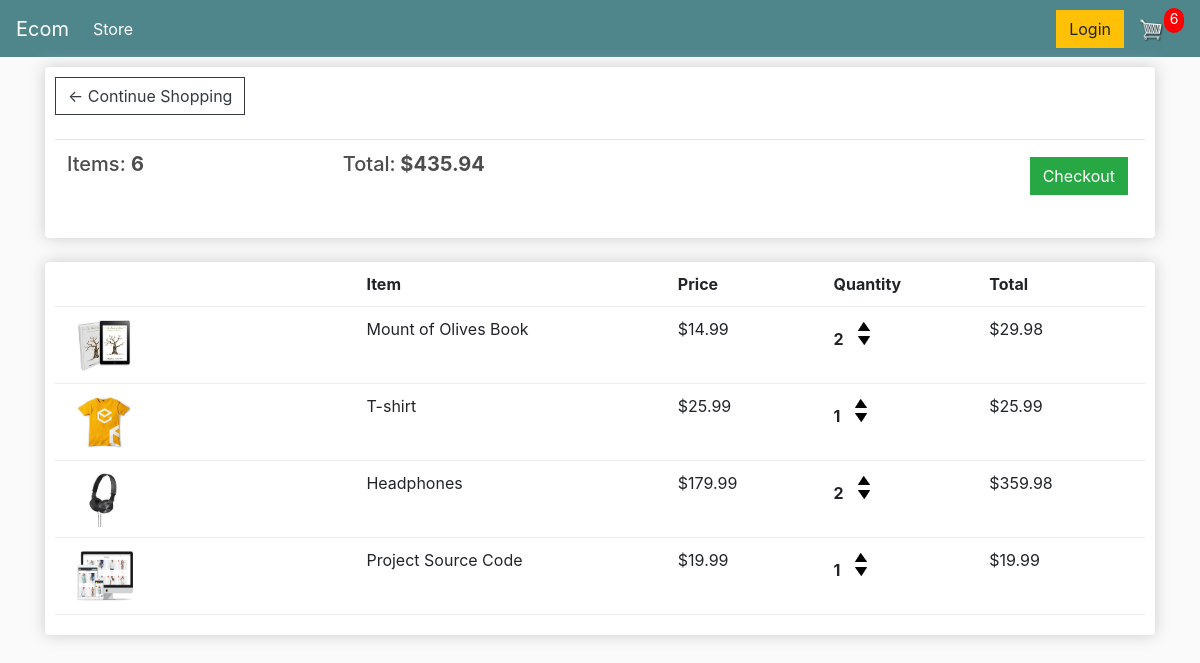
The app's page /cart/ (signed in), older data.
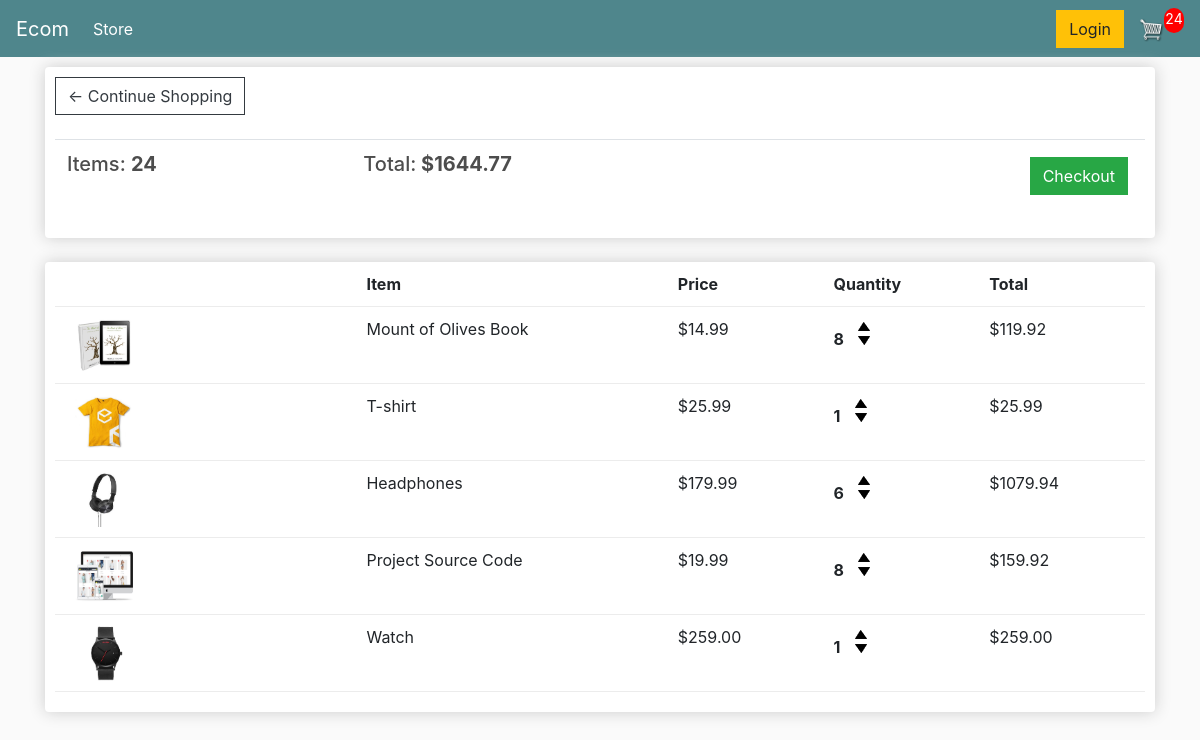
The same page, newer data.
### store/models.py (models this page shows, shortened)
class OrderItem(models.Model):
    product = models.ForeignKey(Product, on_delete=models.SET_NULL, null=True)
    order = models.ForeignKey(Order, on_delete=models.SET_NULL, null=True, related_name="items")
    quantity = models.IntegerField(default=0, null=True, blank=True)
    date_added = models.DateTimeField(auto_now_add=True)
    @property
    def get_total(self):
        total = self.product.price * self.quantity
        return total

class Product(models.Model):
    name = models.CharField(max_length=200)
    price = models.FloatField()
    image = models.ImageField(null=True, blank=True)
    digital = models.BooleanField(default=False, null=True, blank=True)

### store/views.py (the view)
# urls.py: path("cart/",views.cart,name = "cart"),
def cart(request):
    if request.user.is_authenticated:
        customer = request.user.customer
        order, created = Order.objects.get_or_create(customer = customer)
        items = order.items.all()
    else:
        class Ord:
            cart_total_items = 0
            cart_total_price = 0
            shipping = False
        order = Ord()
    context = {
        "items":items,
        "cart_total_price" : order.cart_total_price,
        "cart_total_items":order.cart_total_items,
        "shipping": order.shipping
    }
    return render(request,"store/cart.html",context)

### store/context_processors.py (called while the page is built)
def total_items(request):
    order = Order.objects.get(customer = request.user.customer)
    total_items = order.cart_total_items
    return {
        "total_items":total_items
    }

### store/models.py (called while the page is built)
    @property
    def shipping(self):
        shipping = False
        order_items = self.items.all()
        for item in order_items:
            if not item.product.digital:
                shipping = True
        return shipping

    @property
    def cart_total_price(self):
        return sum(item.get_total for item in self.items.all())

    @property
    def cart_total_items(self):
        return sum(item.quantity for item in self.items.all())

### store/templates/store/cart.html
{% extends 'store/main.html' %}
{% load static %}
{% block content %}
    <div class="row">
        <div class="col-lg-12">
            <div class="box-element">
                <a  class="btn btn-outline-dark" href="{% url 'store' %}">&#x2190; Continue Shopping</a>
                <br>
                <br>
                <table class="table">
                    <tr>
                        <th><h5>Items: <strong>{{cart_total_items}}</strong></h5></th>
                        <th><h5>Total:<strong> ${{cart_total_price|floatformat:2}}</strong></h5></th>
                        <th>
                            <a  style="float:right; margin:5px;" class="btn btn-success" href="{% url 'checkout' %}">Checkout</a>
                        </th>
                    </tr>
                </table>
            </div>
            <br>
        <div class="box-element">
            <div class="cart-row">
                <div style="flex:2"></div>
                <div style="flex:2"><strong>Item</strong></div>
                <div style="flex:1"><strong>Price</strong></div>
                <div style="flex:1"><strong>Quantity</strong></div>
                <div style="flex:1"><strong>Total</strong></div>
            </div>
            {% for item in items %}
                <div class="cart-row">
                    <div style="flex:2"><img class="row-image" src="{{item.product.image.url}}"></div>
                    <div style="flex:2"><p>{{item.product.name}}</p></div>
                    <div style="flex:1"><p>${{item.product.price|floatformat:2}}</p></div>
                    <div style="flex:1">
                        <p class="quantity">{{item.quantity}}</p>
                        <div class="quantity">
                            <img data-product = {{item.product.id}}  data-action="add" class="chg-quantity update-cart" src="{% static  'images/arrow-up.png' %}">
                            <img data-product = {{item.product.id}}  data-action="remove" class="chg-quantity update-cart" src="{% static  'images/arrow-down.png' %}">
                        </div>
                    </div>
                    <div style="flex:1"><p>${{item.get_total|floatformat:2}}</p></div>
                </div>
            {% endfor %}
        </div>
    </div>
{% endblock content %}

### store/templates/store/main.html (shortened to what this page needs)
{% load static %}
<!DOCTYPE html>
<html>
<head>
	<link rel="stylesheet" href="https://stackpath.bootstrapcdn.com/bootstrap/4.4.1/css/bootstrap.min.css">
	<link rel="stylesheet" type="text/css" href="{% static 'css/main.css' %}">
</head>
<body>
  <nav class="navbar navbar-expand-lg navbar-dark bg-dark">
        <a class="navbar-brand" href="{% url 'store' %}">Ecom</a>
        <div class="collapse navbar-collapse" id="navbarSupportedContent">
            <ul class="navbar-nav mr-auto">
            <li class="nav-item active">
                <a class="nav-link" href="{% url 'store' %}">Store <span class="sr-only">(current)</span></a>
            </li>
            </ul>
            <div class="form-inline my-2 my-lg-0">
                <a href="#"class="btn btn-warning">Login</a>
                <a href="{% url 'cart' %}">
                    <img  id="cart-icon" src="{% static 'images/cart.png' %}">
                </a>
                <p id="cart-total">{{total_items}}</p>
            </div>
        </div>
        </nav>
    <div class="container">
        {% block content %}
        {% endblock content %}
    </div>
</body>
</html>

### static/css/main.css (style rules this page uses)
body { background-color: hsl(0, 0%, 98%); }
h1,h2,h3,h4,h5,h6 { color:hsl(0, 0%, 30%); }
.box-element { box-shadow:hsl(0, 0%, 80%) 0 0 16px; background-color: #fff; border-radius: 4px; padding: 10px; }
.bg-dark { background-color: #4f868c!important; }
#cart-icon { width:25px; display: inline-block; margin-left: 15px; }
#cart-total { display: block; text-align: center; color:#fff; background-color: red; width: 20px; height: 25px; border-radius: 13px; font-size: 14px; }
.col-lg-4, .col-lg-6, .col-lg-8, .col-lg-12 { margin-top: 10px; }
.btn { border-radius: 0; }
.row-image { width: 100px; }
.cart-row { display: flex; align-items: flex-stretch; padding-bottom: 10px; margin-bottom: 10px; border-bottom: 1px solid #ececec; }
.quantity { display: inline-block; font-weight: 700; padding-right:10px; }
.chg-quantity { width: 12px; cursor: pointer; display: block; margin-top: 5px; transition:.1s; }

Row changes from the older to the newer data that the page shows:
changed OrderItem "Mount of Olives Book": quantity "2" → "8"; get_total "29.98" → "119.92"
changed OrderItem "Headphones": quantity "2" → "6"; get_total "359.98" → "1079.94"
changed OrderItem "Project Source Code": quantity "1" → "8"; get_total "19.99" → "159.92"
added OrderItem: product.image (picture), product.name "Watch", product.price "259.00", quantity "1", get_total "259.00"
Text that changed along with them:
{{ total_items }}: "6" → "24"
{{ cart_total_items }}: "6" → "24"
{{ cart_total_price|floatformat:2 }}: "435.94" → "1644.77"
